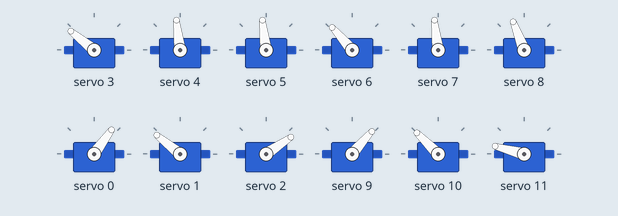
Simulated run of this sketch. Board: Arduino Uno, built with avr-gcc and run on an emulated ATmega328P. Shown: 12 × servo.

Above: at 0.05 s.
At 0.45 s:
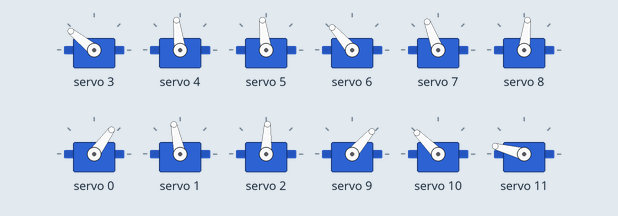
At 0.85 s:
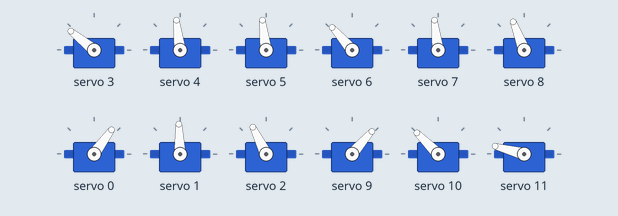
At 1.7 s:
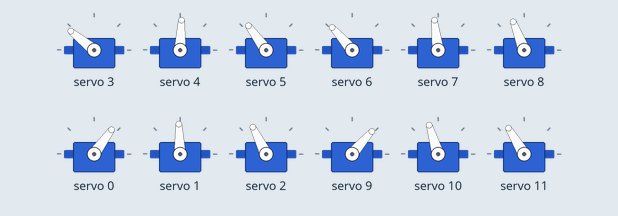
Timing chart, 0 to 4.0 s (numbered marks = the images above):
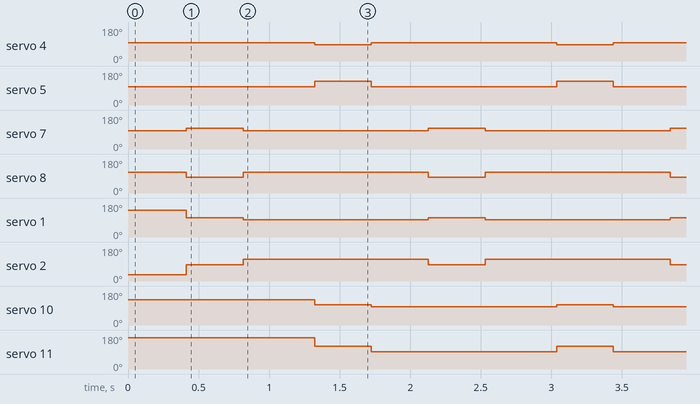

The sketch:

march_past.ino
```cpp
#include <Wire.h>
#include <Adafruit_PWMServoDriver.h>

Adafruit_PWMServoDriver pwm = Adafruit_PWMServoDriver();

#define SERVOMIN  160
#define SERVOMAX  600

#define SERVO_0 3
#define SERVO_1 4
#define SERVO_2 5
#define SERVO_3 6
#define SERVO_4 7
#define SERVO_5 8
#define SERVO_6 0
#define SERVO_7 1
#define SERVO_8 2
#define SERVO_9 9
#define SERVO_10 10
#define SERVO_11 11

void setup() {
  Serial.begin(9600);
  pwm.begin();
  pwm.setPWMFreq(60);
  pwm.setPWM(SERVO_0, 0, val(135));
  pwm.setPWM(SERVO_1, 0, val(90));
  pwm.setPWM(SERVO_2, 0, val(90));
  pwm.setPWM(SERVO_3, 0, val(125));
  pwm.setPWM(SERVO_4, 0, val(90));
  pwm.setPWM(SERVO_5, 0, val(105));
  pwm.setPWM(SERVO_6, 0, val(45));
  pwm.setPWM(SERVO_7, 0, val(135));
  pwm.setPWM(SERVO_8, 0, val(25));
  pwm.setPWM(SERVO_9, 0, val(40));
  pwm.setPWM(SERVO_10, 0, val(130));
  pwm.setPWM(SERVO_11, 0, val(160));
}

int val(int deg) {
  int value = map(deg, 0, 180, SERVOMIN, SERVOMAX);
  return value;
}

void loop() {
  for (int p1 = val(105), p2 = val(75), p3 = val(95), p4 = val(80); p1 >= val(90) && p2 <= val(105) && p3 >= val(85) && p4 <= val(110); p1 -= val(1), p2 += val(2), p3 -= val(1), p4 += val(2)) {
    delay(400);
    pwm.setPWM(SERVO_4, 0, p1);
    pwm.setPWM(SERVO_5, 0, p2);
    pwm.setPWM(SERVO_7, 0, p3);
    pwm.setPWM(SERVO_8, 0, p4);
  }
  for (int p1 = val(90), p2 = val(105), p3 = val(85), p4 = val(110); p1 <= val(100) && p2 >= val(75) && p3 <= val(95) && p4 >= val(80); p1 += val(1), p2 -= val(2), p3 += val(1), p4 -= val(2)) {
    delay(400);
    pwm.setPWM(SERVO_4, 0, p1);
    pwm.setPWM(SERVO_5, 0, p2);
    pwm.setPWM(SERVO_7, 0, p3);
    pwm.setPWM(SERVO_8, 0, p4);
  }
  delay(100);
  for (int p1 = val(80), p2 = val(120), p3 = val(100), p4 = val(115); p1 <= val(90) && p2 >= val(90) && p3 >= val(90) && p4 >= val(85); p1 += val(1), p2 -= val(2), p3 -= val(1), p4 -= val(2)) {
    delay(400);
    pwm.setPWM(SERVO_1, 0, p1);
    pwm.setPWM(SERVO_2, 0, p2);
    pwm.setPWM(SERVO_10, 0, p3);
    pwm.setPWM(SERVO_11, 0, p4);
  }
  for (int p1 = val(90), p2 = val(90), p3 = val(90), p4 = val(85); p1 >= val(80) && p2 <= val(120) && p3 <= val(100) && p4 <= val(115); p1 -= val(1), p2 += val(2), p3 += val(1), p4 += val(2)) {
    delay(400);
    pwm.setPWM(SERVO_1, 0, p1);
    pwm.setPWM(SERVO_2, 0, p2);
    pwm.setPWM(SERVO_10, 0, p3);
    pwm.setPWM(SERVO_11, 0, p4);
  }
}
```

Measured:
- by itself, servo 4: alternates 97° for 1.3 s and 87° for 0.40 s
- by itself, servo 5: alternates 126° for 0.40 s and 97° for 1.3 s
- by itself, servo 7: alternates 111° for 0.40 s and 97° for 1.3 s
- by itself, servo 8: alternates 111° for 1.3 s and 83° for 0.40 s
- by itself, servo 1: alternates 102° for 0.40 s and 92° for 1.3 s
- by itself, servo 2: alternates 116° for 1.3 s and 87° for 0.40 s
- by itself, servo 10: alternates 107° for 0.40 s and 97° for 1.3 s
- by itself, servo 11: alternates 121° for 0.40 s and 92° for 1.3 s
